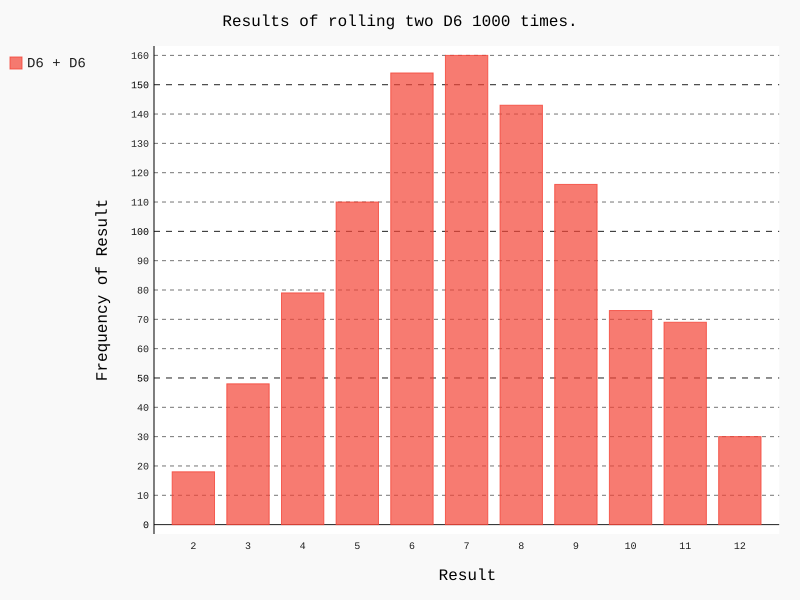

Generate this figure with Python:
import pygal
from die import Die

# Create a D6
die_1 = Die()
die_2 = Die()

# Make some rolls and store resulst in a list.
results = []
for roll_num in range(1000):
    result = die_1.roll() + die_2.roll()
    results.append(result)

# Analyse the results.
frequencies = []
max_result = die_1.num_sides + die_2.num_sides
for value in range(2, max_result+1):
    frequency = results.count(value)
    frequencies.append(frequency)

# Visualise the results.
hist = pygal.Bar()

hist.title = "Results of rolling two D6 1000 times."
hist.x_labels = list(number for number in range(2, 13))
hist.x_title = "Result"
hist.y_title = "Frequency of Result"

hist.add("D6 + D6", frequencies)
hist.render_to_file("dice_visual.svg")

print(frequencies)
